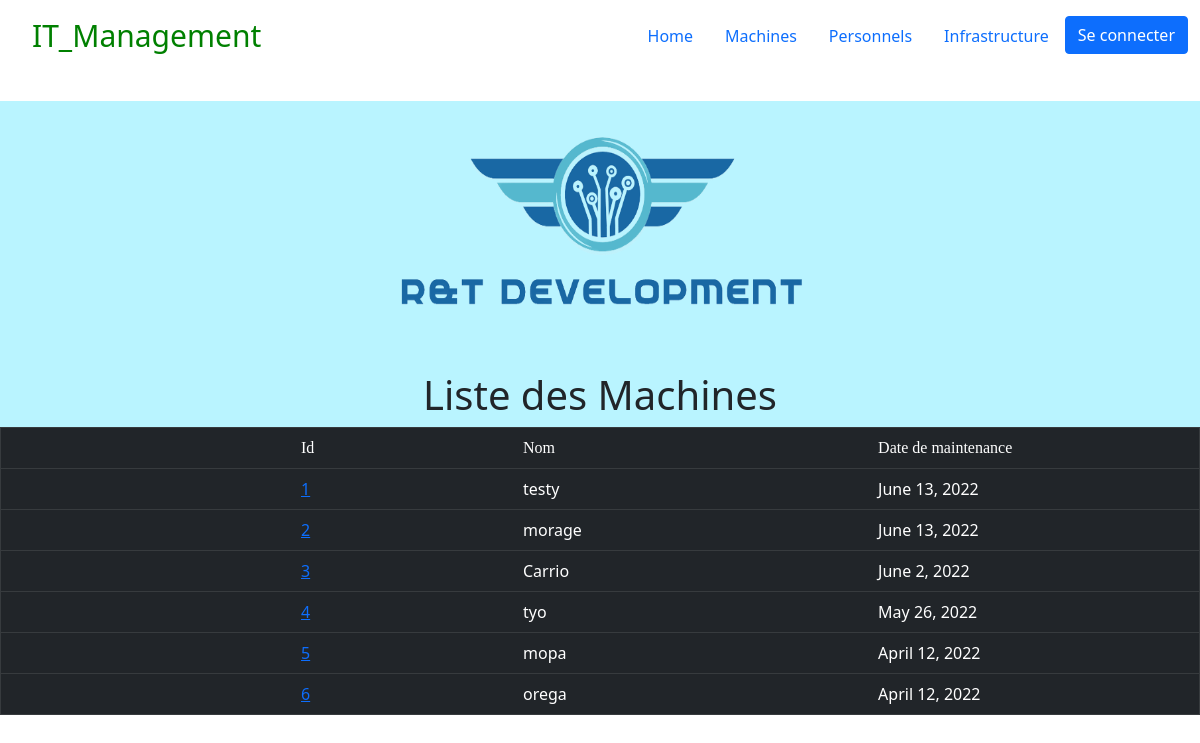
Page /machines/ on the committed database.
### computerApp/models.py (models this page shows)
class Machine(models.Model):
	TYPE = (
		('PC', ('PC - Run windows')),
		('Mac', ('MAc - Run MacOS ')),
		('Serveur', (' Serveur - Simple Server to deploy virtual machines')),
		('Switch', ('Switch - To maintains and connect servers')),
)
	id = models.AutoField(primary_key=True, editable=False )
	nom = models.CharField(max_length=6)
	maintenanceDate = models.DateField(default = datetime.now())
	mach = models.CharField(max_length=32 , choices=TYPE , default='PC')

### computerApp/views.py (the view)
# urls.py: path('machines/', views.machine_list_view, name='machines'),
def machine_list_view(request):
    machines = Machine.objects.all()
    context ={'machines': machines}
    return render(request ,'computerapp/machine_list.html' ,context)

### computerApp/templates/computerapp/machine_list.html
{% extends "index.html" %}
{% block content %}
    <h1 style="text-align: center; margin-top: -60px;">Liste des Machines</h1>
    {% if machines %}
    <table class="table table-dark table-hover" border="1" cellpadding="5">
        <td style="width: 500px; padding-left: 300px;font-family:verdana;">Id</td>
        <td style="width: 500px; padding-left: 100px;font-family:verdana;">Nom</td>
        <td style="width: 600px; padding-left: 100px;font-family:verdana;">Date de maintenance</td>
        {% for machine in machines %}
        <tr>
            <td style ="padding-left: 300px;"><a href="{% url 'machine-detail' machine.id %}">{{ machine.id }}</a></td>
            <td style ="padding-left: 100px;">{{machine.nom}}</td>
            <td style="padding-left: 100px">{{machine.maintenanceDate}}</td>
        </tr>
        {% endfor %}
    </table>
    {% else %}
        <p>Il n\'y a pas de machine.</p >
    {% endif %}
{% endblock %}

### computerApp/templates/index.html (shortened to what this page needs)
<!DOCTYPE html>
<html lang='fr'>
<head>
	{% load static %}
	<link href="https://cdn.jsdelivr.net/npm/bootstrap@5.0.2/dist/css/bootstrap.min.css" rel="stylesheet">
</head>
<body>
	{% block menu %}
		<nav class="navbar navbar-light" style="background-image: url('/static/computerapp/images/gif1.gif');">
			<div class="container-fluid">
				<a class="navbar-brand" style="font-size: 30px; color: green; margin-left: 20px;">IT_Management</a>
				<ul class="nav">
					<li class="nav-item">
						<a class="nav-link" href="{% url 'index' %}">Home</a>
					</li>
					<li class="nav-item">
						<a class="nav-link" href="{% url 'machines' %}">Machines</a>
					</li>
					<li class="nav-item">
						<a class="nav-link" href="{% url 'personnels' %}">Personnels</a>
					</li>
					<li class="nav-item">
						<a class="nav-link" href="{% url 'infra' %}">Infrastructure</a>
					</li>
					<li class="nav-item">
						<a class="btn btn-primary" href="/admin/" role="button">Se connecter</a>
					</li>
				</ul>
			</div>
		</nav>
	{% endblock %}
{% load static %}
<div style="background-color:#B9F4FF;">
<p style="text-align: center; margin-top: 30px;"><img src= "{% static 'computerapp/images/rtdev.png' %}"
alt="logo" style="width:500px;height:250px;"></p>
<br>
<br>
<p style="text-align: center; font-size: larger; margin-top: -40px;">
	{% block content %}{% endblock %}
</div>
</body >
</html >

### rows in the picture
Machine: id "1", nom "testy", maintenanceDate "June 13, 2022"
Machine: id "2", nom "morage", maintenanceDate "June 13, 2022"
Machine: id "3", nom "Carrio", maintenanceDate "June 2, 2022"
Machine: id "4", nom "tyo", maintenanceDate "May 26, 2022"
Machine: id "5", nom "mopa", maintenanceDate "April 12, 2022"
Machine: id "6", nom "orega", maintenanceDate "April 12, 2022"
